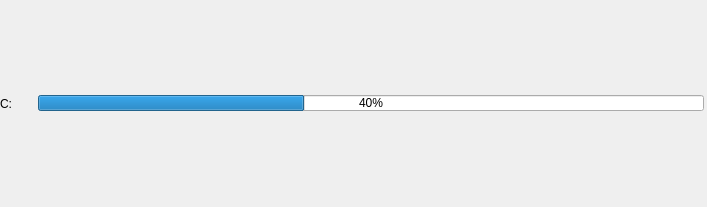
<?xml version="1.0" encoding="UTF-8"?>
<ui version="4.0">
 <class>ResourceBar</class>
 <widget class="QWidget" name="ResourceBar">
  <property name="geometry">
   <rect>
    <x>0</x>
    <y>0</y>
    <width>707</width>
    <height>207</height>
   </rect>
  </property>
  <property name="maximumSize">
   <size>
    <width>16777215</width>
    <height>16777215</height>
   </size>
  </property>
  <property name="windowTitle">
   <string>ResourceBar</string>
  </property>
  <layout class="QHBoxLayout" name="horizontalLayout">
   <property name="leftMargin">
    <number>0</number>
   </property>
   <property name="topMargin">
    <number>3</number>
   </property>
   <property name="rightMargin">
    <number>3</number>
   </property>
   <property name="bottomMargin">
    <number>3</number>
   </property>
   <item>
    <widget class="QLabel" name="label">
     <property name="sizePolicy">
      <sizepolicy hsizetype="Preferred" vsizetype="Preferred">
       <horstretch>0</horstretch>
       <verstretch>0</verstretch>
      </sizepolicy>
     </property>
     <property name="minimumSize">
      <size>
       <width>32</width>
       <height>0</height>
      </size>
     </property>
     <property name="text">
      <string>C:</string>
     </property>
    </widget>
   </item>
   <item>
    <widget class="QProgressBar" name="bar">
     <property name="minimumSize">
      <size>
       <width>1</width>
       <height>0</height>
      </size>
     </property>
     <property name="maximumSize">
      <size>
       <width>16777215</width>
       <height>16</height>
      </size>
     </property>
     <property name="minimum">
      <number>0</number>
     </property>
     <property name="maximum">
      <number>1000</number>
     </property>
     <property name="value">
      <number>400</number>
     </property>
     <property name="alignment">
      <set>Qt::AlignLeading|Qt::AlignLeft|Qt::AlignVCenter</set>
     </property>
     <property name="orientation">
      <enum>Qt::Horizontal</enum>
     </property>
     <property name="format">
      <string>%p%</string>
     </property>
    </widget>
   </item>
  </layout>
 </widget>
 <layoutdefault spacing="6" margin="11"/>
 <resources/>
 <connections/>
</ui>
